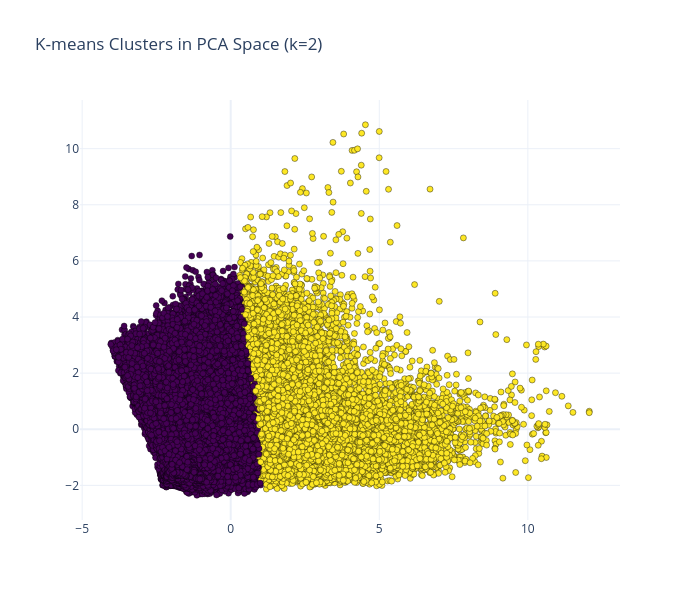

The notebook cell this image was saved under:
### Code cell
fig_2d = go.Figure(go.Scatter(
    x=X_2d[:, 0],
    y=X_2d[:, 1],
    mode='markers',
    marker=dict(
        color=cluster_labels,
        colorscale='Viridis',
        size=6,
        line=dict(width=0.4, color='black')
    ),
    text=[f"AQI: {v:.1f}" for v in y],
    hovertemplate="PC1=%{x:.2f}<br>PC2=%{y:.2f}<br>%{text}<extra>Cluster %{marker.color}</extra>"
))

fig_2d.update_layout(
    title=f"K‑means Clusters in PCA Space (k={k_opt})",
    xaxis_title="",
    yaxis_title="",
    template="plotly_white",
    width=700,
    height=600
)

fig_2d.show()

### Figure 1 — Plotly figure (JSON) as saved in the notebook; plotly's stock layout.template omitted (floating-point values rounded to 4 significant figures; data arrays with more than 128 entries replaced by an {"elided": "..."} marker saying what was removed)
{"data": [{"hovertemplate": "PC1=%{x:.2f}<br>PC2=%{y:.2f}<br>%{text}<extra>Cluster %{marker.color}</extra>", "marker": {"color": {"elided": "58824 int values"}, "colorscale": [[0, "#440154"], [0.1111, "#482878"], [0.2222, "#3e4989"], [0.3333, "#31688e"], [0.4444, "#26828e"], [0.5556, "#1f9e89"], [0.6667, "#35b779"], [0.7778, "#6ece58"], [0.8889, "#b5de2b"], [1, "#fde725"]], "line": {"color": "black", "width": 0.4}, "size": 6}, "mode": "markers", "text": {"elided": "58824 str values"}, "type": "scatter", "x": {"elided": "58824 float values"}, "y": {"elided": "58824 float values"}}], "layout": {"height": 600, "title": {"text": "K‑means Clusters in PCA Space (k=2)"}, "width": 700, "xaxis": {"title": {"text": ""}}, "yaxis": {"title": {"text": ""}}}}
